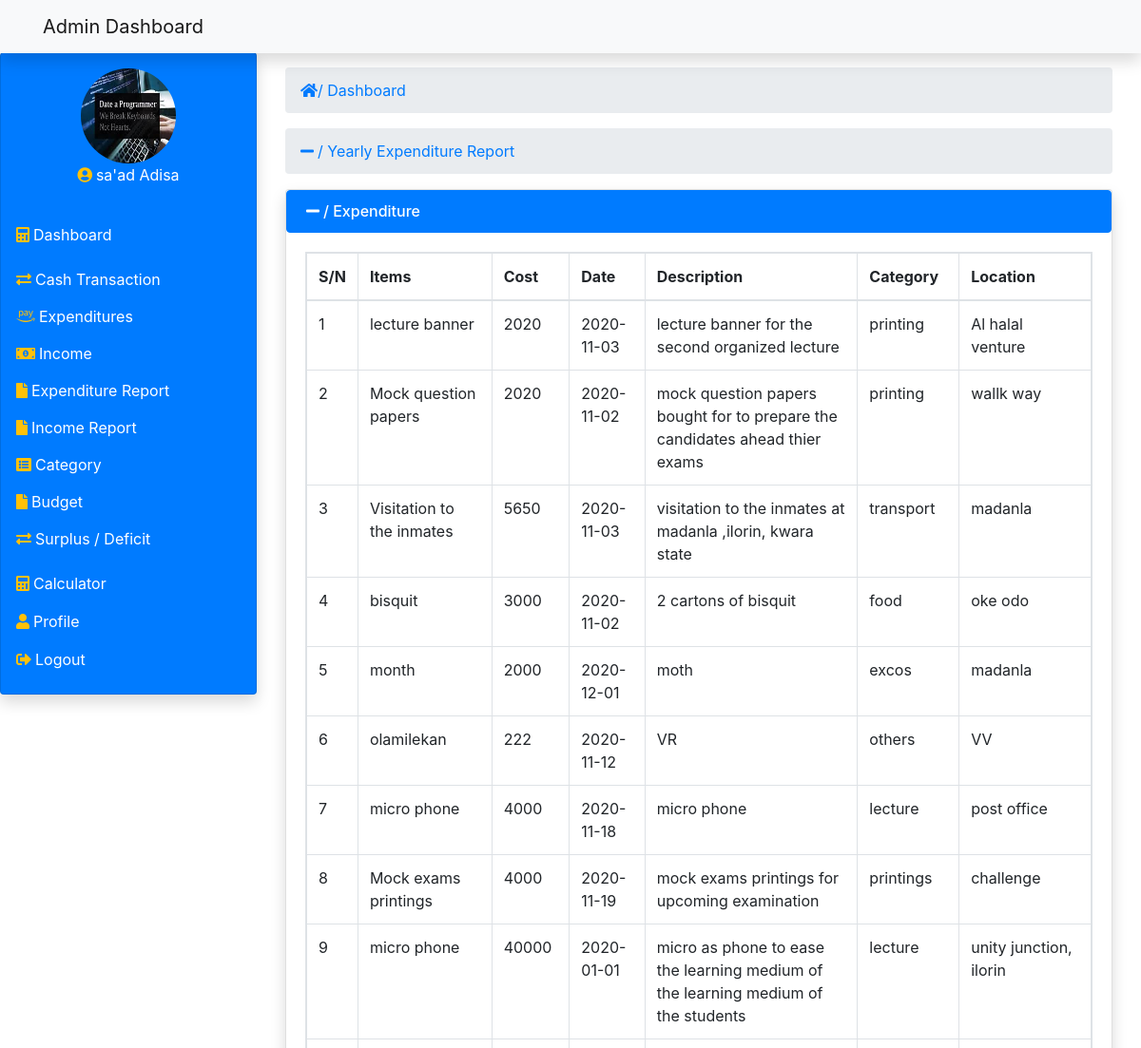
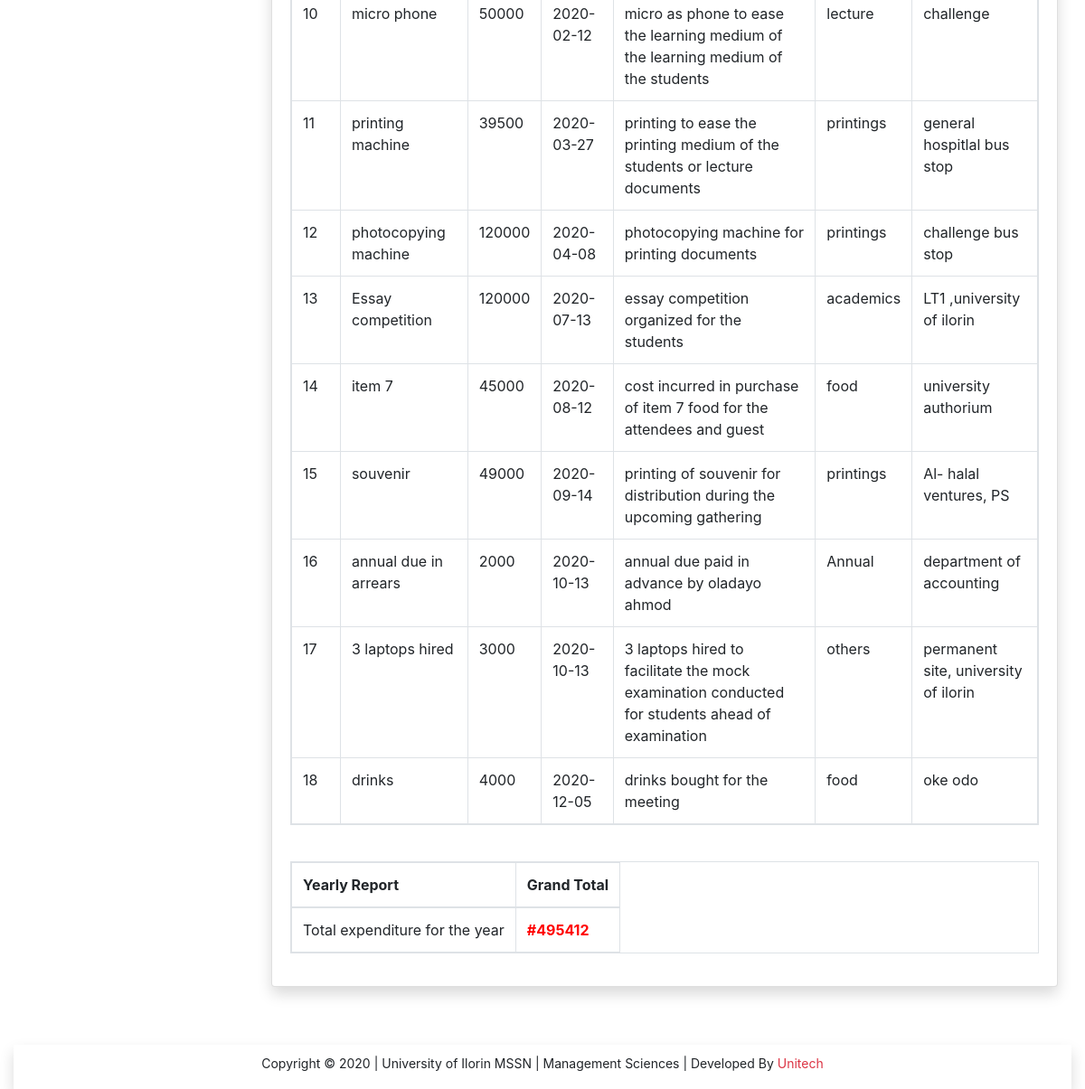
The app's page /views/yearlyexp.php?yrexp=1 (signed in) with its own data (2 pictures, top to bottom).
### tables this page shows
CREATE TABLE `expenditure` (
  `id` int(11) NOT NULL,
  `item` varchar(200) NOT NULL,
  `itemdate` date NOT NULL,
  `cost` int(11) NOT NULL,
  `noteDate` timestamp NOT NULL DEFAULT CURRENT_TIMESTAMP ON UPDATE CURRENT_TIMESTAMP,
  `itemdesc` text NOT NULL,
  `category` varchar(200) NOT NULL,
  `place` text NOT NULL
);

### modal/modal.php (called while the page is built, shortened)
<?php
    class Modal{
        private $localhost = 'localhost';
        private $dbname = 'management';
        private $username = 'root';
        private $password = '';
        public $conn;
        public function __construct(){
           try {
               $this->conn = new mysqli($this->localhost,$this->username,$this->password,$this->dbname);
           } catch (Exception $e) {
               echo 'connection failed'.$e->getMessage();
           }
        }
		public function report(){
			$data = null;
			if (isset($_GET['yrexp'])) {
				$query = "SELECT * FROM expenditure WHERE YEAR(itemdate) = YEAR(CURRENT_DATE())
				 AND YEAR(itemdate) = YEAR(CURRENT_DATE())";
				 $stmt = $this->conn->prepare($query);
				 if($stmt->execute()){
					 $result = $stmt->get_result();
					  while ($fetch = $result->fetch_assoc() ) {
						$data[] = $fetch;
					 }
				 }
			}
			return $data;
		}
		public function total_report(){
			$data = null;
			if (isset($_GET['yrexp'])) {
				$query = "SELECT SUM(cost) AS total_report FROM expenditure WHERE YEAR(itemdate) = YEAR(CURRENT_DATE())
				 AND YEAR(itemdate) = YEAR(CURRENT_DATE())";
				 $stmt = $this->conn->prepare($query);
				 if($stmt->execute()){
					$result = $stmt->get_result();
					$fetch = $result->fetch_assoc();
					$data = $fetch;
				 }
			}
			return $data;
		}
		public function fetch_picture($id){
			$data = null;
			$query = "SELECT picture FROM admin_details WHERE id = ?";
			$stmt = $this->conn->prepare($query);
			$stmt->bind_param('i',$id);
			if($stmt->execute()){
				$result = $stmt->get_result();
				$fetch = $result->fetch_assoc();
				$data = $fetch;
			}
			return $data;
		}
    }
?>

### views/yearlyexp.php (the view, shortened to what this page needs)
<!DOCTYPE html>
<html lang="en">
<head>
     <link rel="stylesheet" href="../css/style.css">
    <link rel="stylesheet" href="../css/all.css">
    <link rel="stylesheet" href="../css/bootstrap.min.css">
    <link rel="stylesheet" href="../css/fontawesome.min.css">
</head>
<body>
            <?php include '../includes/topbar.php';?>
            <?php include '../includes/sidebar.php';?>
            <ol class="breadcrumb">
                <li class="active text-primary"><i class="fa fa-minus mr-1"></i>/ Yearly Expenditure Report</li>
            </ol>
        <div class="card shadow">
            <div>
                <h6 class="list-group-item active"><i class="fa fa-minus mr-1"></i>/ Expenditure</h6>
            </div>
            <div class="card-body">
                <table class="table table-responsive table-bordered table-hover">
                    <thead>
                        <tr>
                            <th>S/N</th>
                            <th>Items</th>
                            <th>Cost</th>
                            <th>Date</th>
                            <th>Description</th>
                            <th>Category</th>
                            <th>Location</th>
                        </tr>
                    </thead>
                    <tbody>
                    <?php
                        if (isset($_GET['yrexp'])) {
                            $count = 1;
                            $modal = new Modal;
                            $row = $modal->report();
                        }
                        if(!empty($row)) {
                            foreach($row as $result){?>
                                <tr>
                                    <td><?= $count++; ?></td>
                                    <td><?= $result['item']; ?></td>
                                    <td><?= $result['cost']; ?></td>
                                    <td><?= $result['itemdate']; ?></td>
                                    <td><?= $result['itemdesc']; ?></td>
                                    <td><?= $result['category']; ?></td>
                                    <td><?= $result['place']; ?></td>
                                </tr>
                                    <?php  }}?>
                    </tbody>
                    </table><br>
                    <table class="table table-responsive table-bordered table-hover">
                    <thead>
                        <tr>
                            <th>Yearly Report</th>
                            <th>Grand Total</th>
                        </tr>
                    </thead>
                    <tbody>
                        <?php
                            $modal = new Modal;
                            $total_row = $modal->total_report();
                        ?>
                        <tr>
                            <td><?= 'Total expenditure for the year'; ?></td>
                            <td><?= '<span> #'. $total_row['total_report'] .'</span>'; ?></td>
                        </tr>
                    </tbody>
                </table>
            </div>
        </div>
    </div>
</div>
            <?php include '../includes/footer.php';?>
</body>
</html>

### includes/topbar.php (shortened to what this page needs)
<nav class="navbar navbar-expand-lg fixed-top mb-5 navbar-light bg-light shadow">
		<div class="container">
			<a class="navbar-brand" href="dashboard.php">Admin Dashboard</a>
	</div>
</nav>

### includes/sidebar.php (shortened to what this page needs)
  <div class="container-fluid toggle-nav">
      <div class="row justify-content-left align-items-left">
          <div class="col-md-3 nav-toggle" id="cols">
              <div class="card shadow bg-primary text-white p-3">
                  <div class="text-center">
                  <?php
                      include '../modal/modal.php';
                      $modal = new Modal;
                      $id = $_SESSION['id'];
                      $picture = $modal->fetch_picture($id);
             ?>
                      <img src="<?= $picture['picture']; ?>" id="img-fluid" class="img-fluid card-img-top" alt="profile image">
                  </div>
                  <div class="caption">
                      <p class="text-center"><i class="fas text-warning fa-user-circle mr-1 text-warning"></i><?= $_SESSION['username']; ?></p>
                  </div>
                  <ul class="navbar-nav">
                      <li class="nav-item">
                          <a href="../admin/dashboard.php" class="nav-link"><i class="fas text-warning fa-calculator mr-1"></i>Dashboard</a>
                      </li>
                      <li class="nav-item" onclick="transact()"><i class="fas text-warning text-warning fa-exchange-alt mr-1"></i>Cash Transaction
                      </li>
                      <li class="nav-item" onclick="expenditure()"><i class="fab text-warning fa-amazon-pay mr-1"></i>Expenditures
                      </li>
                      <li class="nav-item" onclick="income()"><i class="fas text-warning fa-money-bill-alt mr-1" arial-hidden="true"></i>Income
                      </li>
                      <li class="nav-item" onclick="expReport()"><i class="fa fa-file text-warning mr-1"></i>Expenditure Report
                      </li>
                      <li class="nav-item" onclick="incReport()"><i class="fa fa-file mr-1 text-warning"></i>Income Report
                      </li>
                      <li class="nav-item" onclick="category()"><i class="fas text-warning fa-list-alt mr-1" arial-hidden="true"></i>Category
                      </li>
                      <li class="nav-item" onclick="budget()"><i class="fa text-warning fa-file mr-1"></i>Budget
                      </li>
                      <li class="nav-item" onclick="balance()"><i class="fas text-warning text-warning fa-exchange-alt mr-1"></i>Surplus / Deficit
                      </li>
                      <li class="nav-item"><a href="../views/calculator.php" class="nav-link"><i class="fas text-warning fa-calculator mr-1"></i>Calculator</a></li>
                      <li class="nav-item mt-0"><a href="../views/profile.php" class="nav-link"><i class="fas text-warning fa-user mr-1"></i>Profile</a></li>
                      <li class="nav-item mt-0"><a href="../views/logout.php" class="nav-link"><i class=" text-warning fas fa-sign-out-alt mr-1"></i>Logout</a></li>
                  </ul>
              </div>
          </div>
                          <div class="col-md-9 my-3">
<ol class="breadcrumb">
	<li class="active text-primary"> <i class="fas fa-home text-primary"></i>/ Dashboard</li>
</ol>

### includes/footer.php
<footer class="shadow mt-5">
<p>Copyright &copy; 2020 | University of Ilorin MSSN | Management Sciences | Developed By
<a href="https://unitechdev.com" class="text-danger">Unitech</a>
</p>
</footer>

### css/style.css (style rules this page uses)
body { margin: 0; padding: 0; scroll-behavior: smooth; background-color: #E5E5E5; }
.toggle-nav { margin-top: 55px !important; }
.container-fluid > .row > .col-md-3 > .card > div > img { border-radius: 50%; text-align: center; margin: 0 auto !important; width: 100px; height: 100px; position: relative; }
.container-fluid > .row > .col-md-3 > .card > ul { position: relative; }
.container-fluid > .row > .col-md-3 > .card > ul > li { margin-top: 15px; cursor: pointer; }
.container-fluid > .row > .col-md-3 > .card > ul > li > div a,.container-fluid > .row > .col-md-3 > .card > ul > li > a { text-decoration: none !important; color: white !important; }
#cols { margin-left: -15px; }
footer { display: block; text-align: center; padding: 10px 0 2px 0; width: 100%; height: auto; margin: 0; bottom: 0; }
footer p { font-size: 14px; }

### css/all.css (style rules this page uses)
.fa, .fas, .far, .fal, .fad, .fab { -moz-osx-font-smoothing: grayscale; -webkit-font-smoothing: antialiased; display: inline-block; font-style: normal; font-variant: normal; text-rendering: auto; line-height: 1; }
.fa-amazon-pay:before { content: "\f42c"; }
.fa-calculator:before { content: "\f1ec"; }
.fa-exchange-alt:before { content: "\f362"; }
.fa-file:before { content: "\f15b"; }
.fa-home:before { content: "\f015"; }
.fa-list-alt:before { content: "\f022"; }
.fa-minus:before { content: "\f068"; }
.fa-money-bill-alt:before { content: "\f3d1"; }
.fa-sign-out-alt:before { content: "\f2f5"; }
.fa-user:before { content: "\f007"; }
.fa-user-circle:before { content: "\f2bd"; }
.fab { font-family: 'Font Awesome 5 Brands'; font-weight: 400; }
.fa, .fas { font-family: 'Font Awesome 5 Free'; font-weight: 900; }

### views/yearlyexp.php (style rules this page uses)
span { color:red; font-weight:bolder; }

### records on screen
expenditure: item "lecture banner", cost "2020", itemdate "2020-11-03", itemdesc "lecture banner for the second organized lecture", category "printing", place "Al halal venture"
expenditure: item "Mock question papers", cost "2020", itemdate "2020-11-02", itemdesc "mock question papers bought for to prepare the candidates ahead thier exams", category "printing", place "wallk way"
expenditure: item "Visitation to the inmates", cost "5650", itemdate "2020-11-03", itemdesc "visitation to the inmates at madanla ,ilorin, kwara state", category "transport", place "madanla"
expenditure: item "bisquit", cost "3000", itemdate "2020-11-02", itemdesc "2 cartons of bisquit", category "food", place "oke odo"
expenditure: item "month", cost "2000", itemdate "2020-12-01", itemdesc "moth", category "excos", place "madanla"
expenditure: item "olamilekan", cost "222", itemdate "2020-11-12", itemdesc "VR", category "others", place "VV"
expenditure: item "micro phone", cost "4000", itemdate "2020-11-18", itemdesc "micro phone", category "lecture", place "post office"
expenditure: item "Mock exams printings", cost "4000", itemdate "2020-11-19", itemdesc "mock exams printings for upcoming examination", category "printings", place "challenge"
expenditure: item "micro phone", cost "40000", itemdate "2020-01-01", itemdesc "micro as phone to ease the learning medium of the learning medium of the students", category "lecture", place "unity junction, ilorin"
expenditure: item "micro phone", cost "50000", itemdate "2020-02-12", itemdesc "micro as phone to ease the learning medium of the learning medium of the students", category "lecture", place "challenge"
expenditure: item "printing machine", cost "39500", itemdate "2020-03-27", itemdesc "printing to ease the printing medium of the students or lecture documents", category "printings", place "general hospitlal bus stop"
expenditure: item "photocopying machine", cost "120000", itemdate "2020-04-08", itemdesc "photocopying machine for printing documents", category "printings", place "challenge bus stop"
expenditure: item "Essay competition", cost "120000", itemdate "2020-07-13", itemdesc "essay competition organized for the students", category "academics", place "LT1 ,university of ilorin"
expenditure: item "item 7", cost "45000", itemdate "2020-08-12", itemdesc "cost incurred in purchase of item 7 food for the attendees and guest", category "food", place "university authorium"
expenditure: item "souvenir", cost "49000", itemdate "2020-09-14", itemdesc "printing of souvenir for distribution during the upcoming gathering", category "printings", place "Al- halal ventures, PS"
expenditure: item "annual due in arrears", cost "2000", itemdate "2020-10-13", itemdesc "annual due paid in advance by oladayo ahmod", category "Annual", place "department of accounting"
expenditure: item "3 laptops hired", cost "3000", itemdate "2020-10-13", itemdesc "3 laptops hired to facilitate the mock examination conducted for students ahead of examination", category "others", place "permanent site, university of ilorin"
expenditure: item "drinks", cost "4000", itemdate "2020-12-05", itemdesc "drinks bought for the meeting", category "food", place "oke odo"

### other values on screen
$_SESSION['username'] "sa'ad Adisa"
$total_row['total_report'] "495412"
